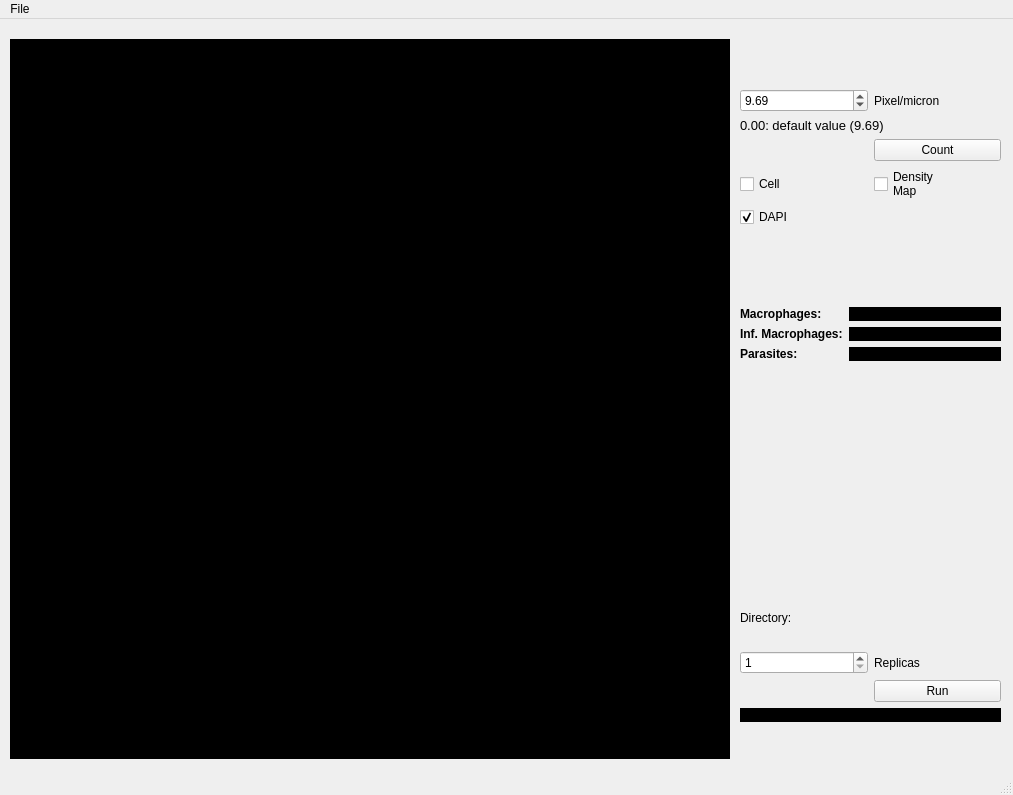
<?xml version="1.0" encoding="UTF-8"?>
<ui version="4.0">
 <class>MainWindow</class>
 <widget class="QMainWindow" name="MainWindow">
  <property name="geometry">
   <rect>
    <x>0</x>
    <y>0</y>
    <width>1013</width>
    <height>795</height>
   </rect>
  </property>
  <property name="windowTitle">
   <string>FiCRoN</string>
  </property>
  <widget class="QWidget" name="centralwidget">
   <widget class="QLabel" name="view_image">
    <property name="geometry">
     <rect>
      <x>10</x>
      <y>20</y>
      <width>720</width>
      <height>720</height>
     </rect>
    </property>
    <property name="sizePolicy">
     <sizepolicy hsizetype="Fixed" vsizetype="Fixed">
      <horstretch>0</horstretch>
      <verstretch>0</verstretch>
     </sizepolicy>
    </property>
    <property name="styleSheet">
     <string notr="true">background-color: rgb(0, 0, 0)</string>
    </property>
    <property name="text">
     <string notr="true"/>
    </property>
    <property name="alignment">
     <set>Qt::AlignLeading|Qt::AlignLeft|Qt::AlignTop</set>
    </property>
   </widget>
   <widget class="QWidget" name="widget" native="true">
    <property name="geometry">
     <rect>
      <x>630</x>
      <y>750</y>
      <width>120</width>
      <height>80</height>
     </rect>
    </property>
   </widget>
   <widget class="QWidget" name="layoutWidget">
    <property name="geometry">
     <rect>
      <x>740</x>
      <y>70</y>
      <width>261</width>
      <height>633</height>
     </rect>
    </property>
    <layout class="QFormLayout" name="formLayout">
     <item row="0" column="0" colspan="2">
      <layout class="QGridLayout" name="gridLayout">
       <item row="0" column="0">
        <widget class="QDoubleSpinBox" name="val_scale">
         <property name="locale">
          <locale language="English" country="UnitedStates"/>
         </property>
         <property name="minimum">
          <double>0.000000000000000</double>
         </property>
         <property name="maximum">
          <double>99.989999999999995</double>
         </property>
         <property name="singleStep">
          <double>0.500000000000000</double>
         </property>
         <property name="value">
          <double>9.690000000000000</double>
         </property>
        </widget>
       </item>
       <item row="0" column="1">
        <widget class="QLabel" name="label_2">
         <property name="text">
          <string notr="true">Pixel/micron</string>
         </property>
        </widget>
       </item>
       <item row="1" column="0" colspan="2">
        <widget class="QLabel" name="label_3">
         <property name="font">
          <font>
           <pointsize>10</pointsize>
          </font>
         </property>
         <property name="text">
          <string notr="true">0.00: default value (9.69) </string>
         </property>
        </widget>
       </item>
       <item row="4" column="0">
        <widget class="QCheckBox" name="checkCell">
         <property name="enabled">
          <bool>true</bool>
         </property>
         <property name="text">
          <string notr="true">Cell</string>
         </property>
        </widget>
       </item>
       <item row="3" column="1">
        <widget class="QPushButton" name="Button_try">
         <property name="text">
          <string notr="true">Count</string>
         </property>
        </widget>
       </item>
       <item row="5" column="0">
        <widget class="QCheckBox" name="checkDapi">
         <property name="text">
          <string notr="true">DAPI</string>
         </property>
         <property name="checked">
          <bool>true</bool>
         </property>
        </widget>
       </item>
       <item row="4" column="1">
        <widget class="QCheckBox" name="checkView_maps">
         <property name="enabled">
          <bool>true</bool>
         </property>
         <property name="text">
          <string notr="true">Density 
Map</string>
         </property>
        </widget>
       </item>
      </layout>
     </item>
     <item row="1" column="0">
      <spacer name="verticalSpacer">
       <property name="orientation">
        <enum>Qt::Vertical</enum>
       </property>
       <property name="sizeHint" stdset="0">
        <size>
         <width>20</width>
         <height>68</height>
        </size>
       </property>
      </spacer>
     </item>
     <item row="2" column="0">
      <widget class="QLabel" name="label_4">
       <property name="text">
        <string notr="true">&lt;html&gt;&lt;head/&gt;&lt;body&gt;&lt;p&gt;&lt;span style=&quot; font-weight:600;&quot;&gt;Macrophages:&lt;/span&gt;&lt;/p&gt;&lt;/body&gt;&lt;/html&gt;</string>
       </property>
      </widget>
     </item>
     <item row="3" column="0">
      <widget class="QLabel" name="label_5">
       <property name="text">
        <string notr="true">&lt;html&gt;&lt;head/&gt;&lt;body&gt;&lt;p&gt;&lt;span style=&quot; font-weight:600;&quot;&gt;Inf. Macrophages:&lt;/span&gt;&lt;/p&gt;&lt;/body&gt;&lt;/html&gt;</string>
       </property>
      </widget>
     </item>
     <item row="4" column="0">
      <widget class="QLabel" name="label_6">
       <property name="enabled">
        <bool>true</bool>
       </property>
       <property name="text">
        <string notr="true">&lt;html&gt;&lt;head/&gt;&lt;body&gt;&lt;p&gt;&lt;span style=&quot; font-weight:600;&quot;&gt;Parasites:&lt;/span&gt;&lt;/p&gt;&lt;/body&gt;&lt;/html&gt;</string>
       </property>
      </widget>
     </item>
     <item row="5" column="0">
      <spacer name="verticalSpacer_2">
       <property name="orientation">
        <enum>Qt::Vertical</enum>
       </property>
       <property name="sizeHint" stdset="0">
        <size>
         <width>20</width>
         <height>238</height>
        </size>
       </property>
      </spacer>
     </item>
     <item row="9" column="0" colspan="2">
      <layout class="QGridLayout" name="gridLayout_2">
       <item row="0" column="0">
        <widget class="QSpinBox" name="num_replica">
         <property name="minimum">
          <number>1</number>
         </property>
        </widget>
       </item>
       <item row="0" column="1">
        <widget class="QLabel" name="label">
         <property name="text">
          <string notr="true">Replicas</string>
         </property>
        </widget>
       </item>
       <item row="1" column="1">
        <widget class="QPushButton" name="Button_Run">
         <property name="text">
          <string notr="true">Run</string>
         </property>
        </widget>
       </item>
       <item row="2" column="0" colspan="2">
        <widget class="QLabel" name="state_process">
         <property name="enabled">
          <bool>true</bool>
         </property>
         <property name="styleSheet">
          <string notr="true">background-color: rgb(0, 0, 0);
color: rgb(255,255,255)</string>
         </property>
         <property name="text">
          <string notr="true"/>
         </property>
        </widget>
       </item>
      </layout>
     </item>
     <item row="7" column="0">
      <widget class="QLabel" name="label_10">
       <property name="text">
        <string>Directory:</string>
       </property>
      </widget>
     </item>
     <item row="8" column="0" colspan="2">
      <widget class="QLabel" name="text_path_dir">
       <property name="text">
        <string notr="true"/>
       </property>
      </widget>
     </item>
     <item row="4" column="1">
      <widget class="QLabel" name="res_par">
       <property name="styleSheet">
        <string notr="true">background-color: rgb(0, 0, 0);
color: rgb(0,255,255)</string>
       </property>
       <property name="text">
        <string/>
       </property>
      </widget>
     </item>
     <item row="3" column="1">
      <widget class="QLabel" name="res_inf">
       <property name="styleSheet">
        <string notr="true">background-color: rgb(0, 0, 0);
color: rgb(255,0,0)</string>
       </property>
       <property name="text">
        <string/>
       </property>
      </widget>
     </item>
     <item row="2" column="1">
      <widget class="QLabel" name="res_macrop">
       <property name="styleSheet">
        <string notr="true">background-color: rgb(0, 0, 0);
color: rgb(255,255,0)</string>
       </property>
       <property name="text">
        <string/>
       </property>
      </widget>
     </item>
    </layout>
   </widget>
  </widget>
  <widget class="QMenuBar" name="menubar">
   <property name="geometry">
    <rect>
     <x>0</x>
     <y>0</y>
     <width>1013</width>
     <height>22</height>
    </rect>
   </property>
   <property name="locale">
    <locale language="English" country="UnitedStates"/>
   </property>
   <widget class="QMenu" name="menuFile">
    <property name="title">
     <string>File</string>
    </property>
    <addaction name="actionSet_directory"/>
    <addaction name="actionOpen"/>
   </widget>
   <addaction name="menuFile"/>
  </widget>
  <widget class="QStatusBar" name="statusbar"/>
  <action name="actionOpen">
   <property name="text">
    <string notr="true">Open</string>
   </property>
  </action>
  <action name="actionSet_directory">
   <property name="text">
    <string notr="true">Set Directory</string>
   </property>
  </action>
 </widget>
 <tabstops>
  <tabstop>val_scale</tabstop>
  <tabstop>Button_try</tabstop>
  <tabstop>checkView_maps</tabstop>
  <tabstop>num_replica</tabstop>
  <tabstop>Button_Run</tabstop>
 </tabstops>
 <resources/>
 <connections>
  <connection>
   <sender>actionOpen</sender>
   <signal>triggered()</signal>
   <receiver>MainWindow</receiver>
   <slot>open_imag()</slot>
   <hints>
    <hint type="sourcelabel">
     <x>-1</x>
     <y>-1</y>
    </hint>
    <hint type="destinationlabel">
     <x>399</x>
     <y>299</y>
    </hint>
   </hints>
  </connection>
  <connection>
   <sender>actionSet_directory</sender>
   <signal>triggered()</signal>
   <receiver>MainWindow</receiver>
   <slot>select_path_dir()</slot>
   <hints>
    <hint type="sourcelabel">
     <x>-1</x>
     <y>-1</y>
    </hint>
    <hint type="destinationlabel">
     <x>399</x>
     <y>299</y>
    </hint>
   </hints>
  </connection>
  <connection>
   <sender>Button_Run</sender>
   <signal>clicked()</signal>
   <receiver>MainWindow</receiver>
   <slot>count_dir()</slot>
   <hints>
    <hint type="sourcelabel">
     <x>726</x>
     <y>477</y>
    </hint>
    <hint type="destinationlabel">
     <x>399</x>
     <y>299</y>
    </hint>
   </hints>
  </connection>
  <connection>
   <sender>Button_try</sender>
   <signal>clicked()</signal>
   <receiver>MainWindow</receiver>
   <slot>count_img()</slot>
   <hints>
    <hint type="sourcelabel">
     <x>728</x>
     <y>110</y>
    </hint>
    <hint type="destinationlabel">
     <x>399</x>
     <y>299</y>
    </hint>
   </hints>
  </connection>
  <connection>
   <sender>checkDapi</sender>
   <signal>clicked()</signal>
   <receiver>checkCell</receiver>
   <slot>toggle()</slot>
   <hints>
    <hint type="sourcelabel">
     <x>804</x>
     <y>236</y>
    </hint>
    <hint type="destinationlabel">
     <x>804</x>
     <y>198</y>
    </hint>
   </hints>
  </connection>
  <connection>
   <sender>checkCell</sender>
   <signal>clicked()</signal>
   <receiver>checkDapi</receiver>
   <slot>toggle()</slot>
   <hints>
    <hint type="sourcelabel">
     <x>804</x>
     <y>198</y>
    </hint>
    <hint type="destinationlabel">
     <x>804</x>
     <y>236</y>
    </hint>
   </hints>
  </connection>
  <connection>
   <sender>checkCell</sender>
   <signal>toggled(bool)</signal>
   <receiver>MainWindow</receiver>
   <slot>update_view()</slot>
   <hints>
    <hint type="sourcelabel">
     <x>804</x>
     <y>198</y>
    </hint>
    <hint type="destinationlabel">
     <x>506</x>
     <y>397</y>
    </hint>
   </hints>
  </connection>
  <connection>
   <sender>checkView_maps</sender>
   <signal>stateChanged(int)</signal>
   <receiver>MainWindow</receiver>
   <slot>update_view()</slot>
   <hints>
    <hint type="sourcelabel">
     <x>936</x>
     <y>198</y>
    </hint>
    <hint type="destinationlabel">
     <x>506</x>
     <y>397</y>
    </hint>
   </hints>
  </connection>
 </connections>
 <slots>
  <slot>open_imag()</slot>
  <slot>select_path_dir()</slot>
  <slot>count_img()</slot>
  <slot>count_dir()</slot>
  <slot>update_view()</slot>
 </slots>
</ui>
